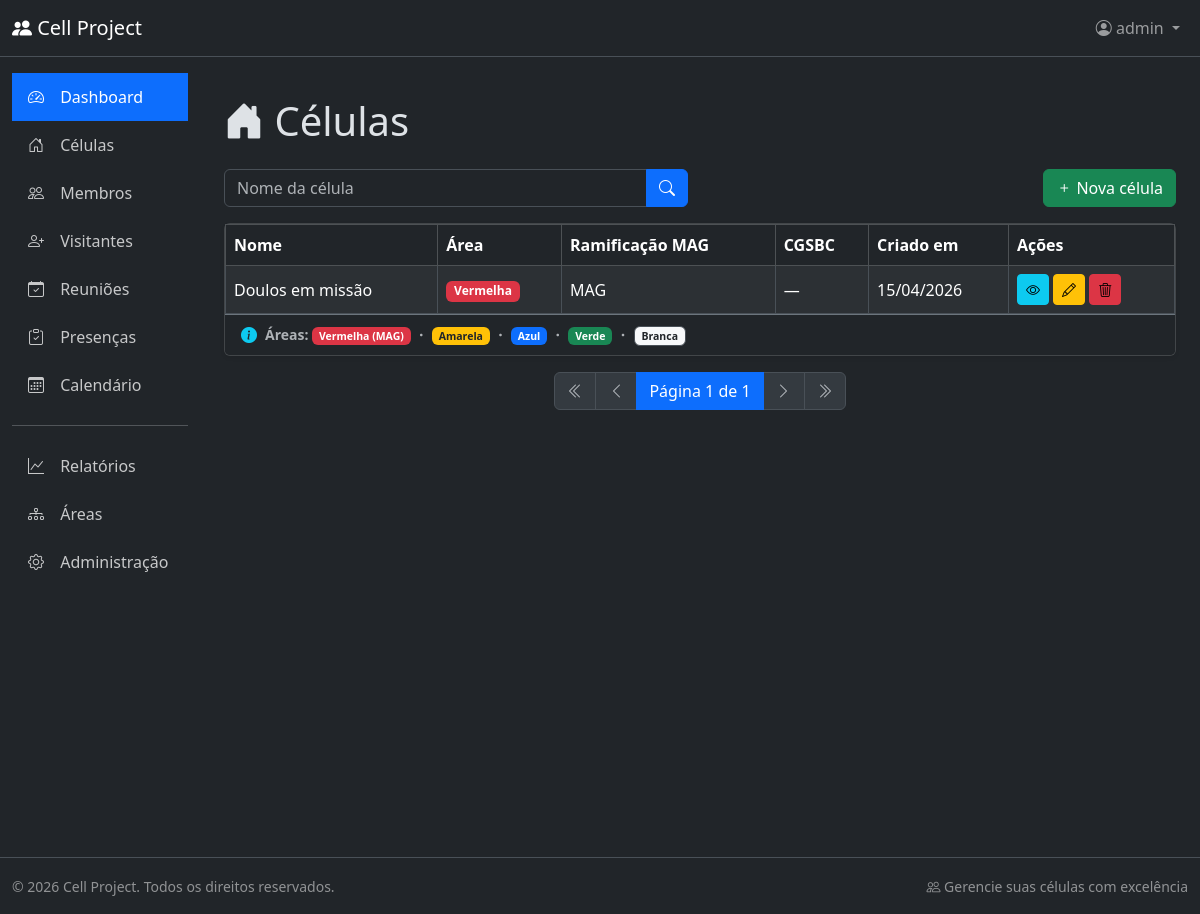
Page /cells/list/ (signed in) on the committed database.
### cells/models.py (models this page shows, shortened)
class Cell(BaseModel):
    name = models.CharField(max_length=100, db_index=True, verbose_name="Nome")
    area = models.ForeignKey(
        Area,
        on_delete=models.PROTECT,
        related_name="cells",
        verbose_name="Área",
    )
    mag_branch = models.ForeignKey(
        MagBranch,
        on_delete=models.PROTECT,
        null=True,
        blank=True,
        related_name="cells",
        verbose_name="Ramificação MAG",
    )
    cgsbc = models.CharField(
        max_length=100,
        blank=True,
        help_text="Church name for non-MAG cells",
        verbose_name="CGSBC",
    )
    notes = models.TextField(blank=True, verbose_name="Observações")
    class Meta:
        db_table = 'cell'
        verbose_name = 'Célula'
        verbose_name_plural = 'Células'
        ordering = ['name']
        indexes = [
            models.Index(fields=['area']),
            models.Index(fields=['mag_branch']),
        ]

### areas/models.py (models this page shows, shortened)
class Area(BaseModel):
    class AreaColor(models.TextChoices):
        VERMELHA = "RED", "Vermelha"
        AMARELA = "YELLOW", "Amarela"
        AZUL = "BLUE", "Azul"
        VERDE = "GREEN", "Verde"
        BRANCA = "WHITE", "Branca"
    color = models.CharField(
        max_length=20,
        choices=AreaColor.choices,
        unique=True,  # Garante que não tenha áreas duplicadas
    )
    is_mag = models.BooleanField(
        default=False, help_text="Marque se for a área MAG (Área Vermelha)"
    )
    notes = models.TextField(blank=True)
    class Meta:
        db_table = 'area'
        verbose_name = 'Área'
        verbose_name_plural = 'Áreas'
        ordering = ['color']
        constraints = [
            models.CheckConstraint(
                check=models.Q(is_mag=True, color='RED') | models.Q(is_mag=False),
                name='mag_area_must_be_red'
            )
        ]

### mag_branches/models.py (models this page shows, shortened)
class MagBranch(BaseModel):
    class MagBranchName(models.TextChoices):
        A2 = "A2", "A2"
        OW = "OW", "OW"
        MAG = "MAG", "MAG"
    name = models.CharField(
        max_length=20, choices=MagBranchName.choices, unique=True
    )
    description = models.TextField(blank=True)
    notes = models.TextField(blank=True)
    class Meta:
        db_table = "mag_branch"
        verbose_name = "MAG Branch"
        verbose_name_plural = "MAG Branches"
        ordering = ["name"]

### cells/views.py (the view)
# urls.py: path('cells/list/', views.CellListView.as_view(), name='cell_list'),
class CellListView(ListView):
    model = models.Cell
    template_name = 'cell_list.html'
    context_object_name = 'cells'
    def get_queryset(self):
        queryset = super().get_queryset()
        name = self.request.GET.get('name')
        if name:
            queryset = queryset.filter(name__icontains=name)
        return queryset

### cells/templates/cell_list.html (shortened to what this page needs)
{% extends 'base.html' %}
{% block page_heading %}
  <div class="d-flex justify-content-between align-items-center">
    <span><i class="bi bi-house-door-fill"></i> Células</span>
  </div>
{% endblock %}
{% block content %}
<div class="card-header bg-dark border-secondary">
        <div class="row mb-3">
            <div class="col-md-6">
                <form method="get" action="{% url 'cell_list' %}">
                    <div class="input-group">
                        <input type="text" class="form-control" name="name" placeholder="Nome da célula" value="{{ request.GET.name }}">
                        <button type="submit" class="btn btn-primary">
                            <i class="bi bi-search"></i>
                        </button>
                    </div>
                </form>
            </div>
            {% if perms.cells.add_cell %}
            <div class="col-md-6">
                <a href="{% url 'cell_create' %}" class="btn btn-success float-end">
                    <i class="bi bi-plus"></i> Nova célula
                </a>
            </div>
            {% endif %}
        </div>
</div>
<div class="card shadow-sm">
    <div class="card-body p-0">
        <div class="table-responsive">
            <table class="table table-hover table-striped table-bordered align-middle mb-0">
                <thead class="table-dark">
                    <tr>
                        <th>Nome</th>
                        <th>Área</th>
                        <th>Ramificação MAG</th>
                        <th>CGSBC</th>
                        <th>Criado em</th>
                        <th>Ações</th>
                    </tr>
                </thead>
                <tbody>
                    {% for cell in cells %}
                    <tr>
                        <td>{{ cell.name }}</td>
                        <td>
                            {% if cell.area.color == 'RED' %}
                                <span class="badge bg-danger">{{ cell.area.get_color_display }}</span>
                            {% elif cell.area.color == 'YELLOW' %}
                                <span class="badge bg-warning text-dark">{{ cell.area.get_color_display }}</span>
                            {% elif cell.area.color == 'BLUE' %}
                                <span class="badge bg-primary">{{ cell.area.get_color_display }}</span>
                            {% elif cell.area.color == 'GREEN' %}
                                <span class="badge bg-success">{{ cell.area.get_color_display }}</span>
                            {% elif cell.area.color == 'WHITE' %}
                                <span class="badge bg-light text-dark">{{ cell.area.get_color_display }}</span>
                            {% else %}
                                <span class="badge bg-secondary">{{ cell.area.get_color_display }}</span>
                            {% endif %}
                        </td>
                        <td>{{ cell.mag_branch.get_name_display|default:"—" }}</td>
                        <td>{{ cell.cgsbc|default:"—"|truncatechars:30 }}</td>
                        <td>{{ cell.created_at|date:"d/m/Y" }}</td>
                        <td>
                            <a href="{% url 'cell_detail' cell.id %}" class="btn btn-info btn-sm" data-bs-toggle="tooltip" title="Visualizar">
                                <i class="bi bi-eye"></i>
                            </a>
                            <a href="{% url 'cell_update' cell.id %}" class="btn btn-sm btn-warning" data-bs-toggle="tooltip" title="Editar">
                                <i class="bi bi-pencil"></i>
                            </a>
                            <a href="{% url 'cell_delete' cell.id %}" class="btn btn-sm btn-danger text-black" data-bs-toggle="tooltip" title="Excluir">
                                <i class="bi bi-trash3"></i>
                            </a>
                        </td>
                    </tr>
                    {% endfor %}
                </tbody>
            </table>
        </div>
    </div>
    <div class="card-footer bg-dark border-secondary">
        <div class="d-flex align-items-center">
            <i class="bi bi-info-circle-fill text-info me-2"></i>
            <small class="text-muted">
                <strong>Áreas:</strong>
                <span class="badge bg-danger">Vermelha (MAG)</span>
                <i class="bi bi-dot"></i>
                <span class="badge bg-warning text-dark">Amarela</span>
                <i class="bi bi-dot"></i>
                <span class="badge bg-primary">Azul</span>
                <i class="bi bi-dot"></i>
                <span class="badge bg-success">Verde</span>
                <i class="bi bi-dot"></i>
                <span class="badge bg-light text-dark border">Branca</span>
            </small>
        </div>
    </div>
</div>
<div class="card-footer bg-dark border-secondary">
    <nav aria-label="Paginação">
        <ul class="pagination justify-content-center mb-0">
            <li class="page-item disabled">
                <span class="page-link"><i class="bi bi-chevron-double-left"></i></span>
            </li>
            <li class="page-item disabled">
                <span class="page-link"><i class="bi bi-chevron-left"></i></span>
            </li>
            <li class="page-item active">
                <span class="page-link">Página 1 de 1</span>
            </li>
            <li class="page-item disabled">
                <span class="page-link"><i class="bi bi-chevron-right"></i></span>
            </li>
            <li class="page-item disabled">
                <span class="page-link"><i class="bi bi-chevron-double-right"></i></span>
            </li>
        </ul>
    </nav>
</div>
{% endblock %}

### app/templates/components/_header.html (shortened to what this page needs)
<nav class="navbar navbar-expand-lg navbar-dark bg-dark border-bottom">
  <div class="container-fluid">
    <a class="navbar-brand" href="#">
      <i class="bi bi-people-fill"></i>
      Cell Project
    </a>
    <div class="collapse navbar-collapse" id="navbarNav">
      <ul class="navbar-nav ms-auto">
        {% if user.is_authenticated %}
          <li class="nav-item dropdown">
            <a class="nav-link dropdown-toggle" href="#" role="button" data-bs-toggle="dropdown">
              <i class="bi bi-person-circle"></i>
              {{ user.get_full_name|default:user.username }}
            </a>
          </li>
        {% else %}
          <li class="nav-item">
            <a class="nav-link" href="#">
              <i class="bi bi-box-arrow-in-right"></i> Entrar
            </a>
          </li>
        {% endif %}
      </ul>
    </div>
  </div>
</nav>

### rows in the picture
Cell: name "Doulos em missão", area.color "Vermelha", mag_branch.name "MAG", cgsbc "—", created_at "15/04/2026"

### other values in the picture
{{ user.get_full_name|default:user.username }} "admin"
